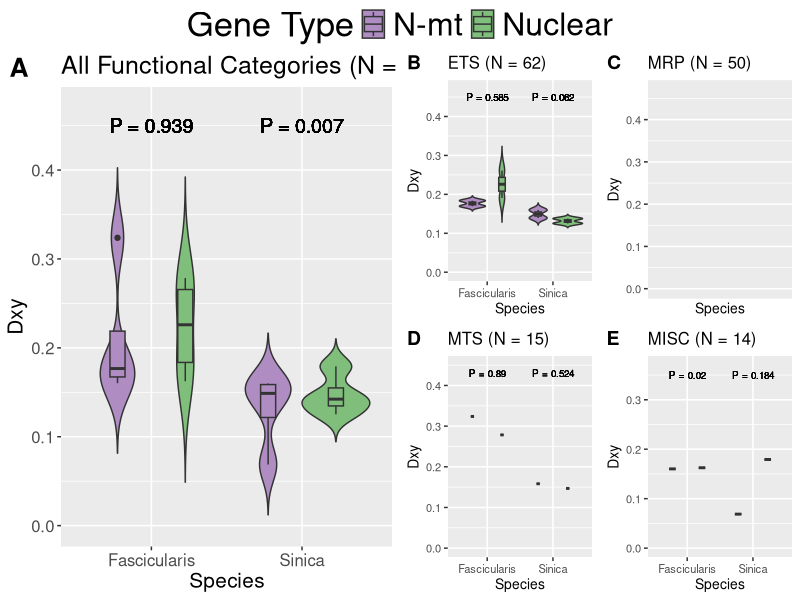

Source code (R): (Note: this script raises an error after producing the figure.)
# This script includes analysis for the manuscript titled:
# Examination of Mitonuclear Conflict in a Macaque Species Exhibiting Mitonuclear Discordance

# It is split into 4 code sections which can be expanded/collapsed in RStudio 
# Expand: either click on the arrow in the gutter or on the icon that overlays the folded code 
# Collapse: click on the arrow in the gutter

# This script can be run on a command line by simply running "Rscript Mitonuclear_Stats_Plots.R"
# in the directory containing the script. 

# If running on RStudio each command can be run individually
# Once all commands are run the script will output figures and statistical results
# to the Figures and Stats directories respectively
# Currently, sourcing the script in RStudio will not produce some figures and results

# The following libraries are necessary for the below analyses
# If running on RStudio then running each line will prompt the user to install the library
library(ggplot2)
library(ggpubr)
library(plyr)
library(dplyr)
library(gridExtra)

# Set working directory according to location of data file if using through RStudio
# Working directory should be set to directory containing the Git Repo
# As of now it assumes the home directory contains the git repo
setwd("~/Desktop/Mitonuclear_Project")

# Read in complete data file for this study
# Also read in a data file containing only paired N-mt and nuclear genes
Gene_Data=read.csv("Gene_Data_ensembl.csv",header=T,stringsAsFactors = T)
Paired_Gene_Data=subset(Gene_Data, (!is.na(Gene_Data[,10])))

# Divergence ---------------------------------------------------------------

# Define a data frame with Dxy statistics between Arctoides and Sinica from paired data
# Then assign names to columns to allow for consistency with Arc-Fas statistics
# Then exclude genes with no Dxy value and genes paired to these
Sin_Dxy_one <- data.frame(Paired_Gene_Data$Sin.Dxy,Paired_Gene_Data$Type,
                      Paired_Gene_Data$Function,
                      Paired_Gene_Data$Pairing,Paired_Gene_Data$Gene,"Sinica")
names(Sin_Dxy_one)<-c("dxy","Type","Category","Pairing","Gene","Comparison")
Sin_Dxy_two <- Sin_Dxy_one[complete.cases(Sin_Dxy_one), ]
Sin_Dxy <- subset(Sin_Dxy_two,duplicated(Sin_Dxy_two$Pairing) | 
                    duplicated(Sin_Dxy_two$Pairing, fromLast=TRUE))

# Perform the steps described above but with Arctoides and Fascicularis data
Fas_Dxy_one <- data.frame(Paired_Gene_Data$Fas.Dxy,Paired_Gene_Data$Type,
                      Paired_Gene_Data$Function,
                      Paired_Gene_Data$Pairing,Paired_Gene_Data$Gene,"Fascicularis")
names(Fas_Dxy_one)<-c("dxy","Type","Category","Pairing","Gene","Comparison")
Fas_Dxy_two <- Fas_Dxy_one[complete.cases(Fas_Dxy_one), ]
Fas_Dxy <- subset(Fas_Dxy_two,duplicated(Fas_Dxy_two$Pairing) | 
                    duplicated(Fas_Dxy_two$Pairing, fromLast=TRUE))

# Combine the above datasets and subset all functional categories
Dxy <- rbind(Sin_Dxy, Fas_Dxy)
ETS=Dxy[Dxy$Category == "ETS", ]
MRP=Dxy[Dxy$Category == "MRP", ]
MTS=Dxy[Dxy$Category == "MTS", ]
MISC=Dxy[Dxy$Category == "MISC", ]
Sin_ETS=Sin_Dxy[Sin_Dxy$Category == "ETS", ]
Sin_MRP=Sin_Dxy[Sin_Dxy$Category == "MRP", ]
Sin_MTS=Sin_Dxy[Sin_Dxy$Category == "MTS", ]
Sin_MISC=Sin_Dxy[Sin_Dxy$Category == "MISC", ]
Fas_ETS=Fas_Dxy[Fas_Dxy$Category == "ETS", ]
Fas_MRP=Fas_Dxy[Fas_Dxy$Category == "MRP", ]
Fas_MTS=Fas_Dxy[Fas_Dxy$Category == "MTS", ]
Fas_MISC=Fas_Dxy[Fas_Dxy$Category == "MISC", ]

# Plot all data with titles, x (Sinica or Fascicularis) and y (Dxy values) labels, 
# and colors (N-mt and Nuclear) filling in violin plots 
ALL_plot <- ggplot(Dxy, aes(x=Comparison, y=dxy, fill = Type)) + ylim(0,0.47) +
  labs(title="All Functional Categories (N = 141)", x ="Species", y="Dxy") +
  geom_violin(trim=FALSE) + theme(legend.position = "none") +
  theme(legend.title=element_text(size=25)) + theme(legend.text=element_text(size=23)) +
  scale_fill_manual(name = "Gene Type", values=c("#af8dc3","#7fbf7b")) + 
  theme(text = element_text(size=15)) + 
  geom_text(x=1, y=0.45, label="P = 0.939", size=5) + 
  geom_text(x=2, y=0.45, label="P = 0.007", size=5) +
  geom_boxplot(width = 0.2, position = position_dodge(0.9))
ETS_plot <- ggplot(ETS, aes(x=Comparison, y=dxy, fill = Type)) +
  ylim(0,0.47) + labs(title="ETS (N = 62)", x ="Species", y="Dxy") + 
  geom_violin(trim=FALSE) + theme(legend.position = "none") +
  scale_fill_manual(values=c("#af8dc3","#7fbf7b")) +
  theme(text = element_text(size=10)) + 
  geom_text(x=1, y=0.45, label="P = 0.585", size=2.5) + 
  geom_text(x=2, y=0.45, label="P = 0.062", size=2.5) + 
  geom_boxplot(width = 0.2, position = position_dodge(0.9))
MRP_plot <- ggplot(MRP, aes(x=Comparison, y=dxy, fill = Type)) + ylim(0,0.47) +
  labs(title="MRP (N = 50)", x ="Species", y="Dxy") + 
  geom_violin(trim=FALSE) + theme(legend.position = "none") +
  scale_fill_manual(name = "Gene Type", values=c("#af8dc3","#7fbf7b")) +
  theme(text = element_text(size=10)) + 
  geom_text(x=1, y=0.45, label="P = 0.569", size=2.5) + 
  geom_text(x=2, y=0.45, label="P = 0.189", size=2.5) + 
  geom_boxplot(width = 0.15, position = position_dodge(0.9))
MTS_plot <- ggplot(MTS, aes(x=Comparison, y=dxy, fill = Type)) +
  labs(title="MTS (N = 15)", x ="Species", y="Dxy") + ylim(0,0.45) +
  geom_violin(trim=FALSE) + theme(legend.position = "none") +
  scale_fill_manual(name = "Gene Type", values=c("#af8dc3","#7fbf7b")) +
  theme(text = element_text(size=10)) +
  geom_text(x=1, y=0.43, label="P = 0.89", size=2.5) +
  geom_text(x=2, y=0.43, label="P = 0.524", size=2.5) +
  geom_boxplot(width = 0.1, position = position_dodge(0.9))
MISC_plot <- ggplot(MISC, aes(x=Comparison, y=dxy, fill = Type)) + ylim(0,0.37) +
  labs(title="MISC (N = 14)", x ="Species", y="Dxy") + 
  geom_violin(trim=FALSE) + theme(legend.position = "none") +
  scale_fill_manual(name = "Gene Type", values=c("#af8dc3","#7fbf7b")) +
  theme(text = element_text(size=10)) +
  geom_text(x=1, y=0.35, label="P = 0.02", size=2.5) +
  geom_text(x=2, y=0.35, label="P = 0.184", size=2.5) +
  geom_boxplot(width = 0.2, position = position_dodge(0.9))

# Create legend using info from ALL_plot above
ALL_legend <- get_legend(ALL_plot, position = "bottom")

# Combine all plots defined above and add labels, output plot as png
#png("Figure2.png",res=300,height = 6,width = 10,units="in", pointsize=1)
ggarrange(ALL_plot,
          ggarrange(ETS_plot,MRP_plot,MTS_plot,MISC_plot,
                    labels = c("B", "C", "D","E"), font.label = list(size = 14),
                    ncol = 2, nrow = 2), labels="A", font.label = list(size = 19), 
          legend.grob = ALL_legend)
#dev.off()



# Conduct Wilcoxon Rank-Sum tests on all genes as well as category subsets
# and print these out as a single text file
# Expectation for Sinica Dxy is N-mt greater than nuclear
# Expectation for Fascicularis Dxy is the opposite
sink("Dxy_Wilcoxon_results.txt")
print("Dxy between Sinica and Arctoides for all paired genes")
wilcox.test(dxy ~ Type, data=Sin_Dxy, alternative="two.sided", paired=TRUE)
print("Dxy between Sinica and Arctoides for paired ETS genes")
wilcox.test(dxy ~ Type, data=Sin_ETS, alternative="two.sided", paired=TRUE)
print("Dxy between Sinica and Arctoides for paired MRP genes")
wilcox.test(dxy ~ Type, data=Sin_MRP, alternative="two.sided", paired=TRUE)
print("Dxy between Sinica and Arctoides for paired MTS genes")
wilcox.test(dxy ~ Type, data=Sin_MTS, alternative="two.sided", paired=TRUE)
print("Dxy between Sinica and Arctoides for paired MISC genes")
wilcox.test(dxy ~ Type, data=Sin_MISC, alternative="two.sided", paired=TRUE)
print("Dxy between Fascicularis and Arctoides for all paired genes")
wilcox.test(dxy ~ Type, data=Fas_Dxy, alternative="two.sided", paired=TRUE)
print("Dxy between Fascicularis and Arctoides for paired ETS genes")
wilcox.test(dxy ~ Type, data=Fas_ETS, alternative="two.sided", paired=TRUE)
print("Dxy between Fascicularis and Arctoides for paired MRP genes")
wilcox.test(dxy ~ Type, data=Fas_MRP, alternative="two.sided", paired=TRUE)
print("Dxy between Fascicularis and Arctoides for paired MTS genes")
wilcox.test(dxy ~ Type, data=Fas_MTS, alternative="two.sided", paired=TRUE)
print("Dxy between Fascicularis and Arctoides for paired MISC genes")
wilcox.test(dxy ~ Type, data=Fas_MISC, alternative="two.sided", paired=TRUE)
sink()

# Introgression -----------------------------------------------------------

# Define a data frame with fdM statistics from paired data
# Then exclude genes with no fdM value and genes paired to these
Fdm_one <- data.frame(Paired_Gene_Data$fdM,Paired_Gene_Data$Type,
                          Paired_Gene_Data$Function,
                          Paired_Gene_Data$Pairing,Paired_Gene_Data$Gene)
Fdm_two <- Fdm_one[complete.cases(Fdm_one), ]
Fdm <- subset(Fdm_two,duplicated(Fdm_two$Paired_Gene_Data.Pairing) | 
                    duplicated(Fdm_two$Paired_Gene_Data.Pairing, fromLast=TRUE))

# Subset all functional categories and obtain means for N-mt and nuclear genes
Fdm_ETS=Fdm[Fdm$Paired_Gene_Data.Function == "ETS", ]
Fdm_MRP=Fdm[Fdm$Paired_Gene_Data.Function == "MRP", ]
Fdm_MTS=Fdm[Fdm$Paired_Gene_Data.Function == "MTS", ]
Fdm_MISC=Fdm[Fdm$Paired_Gene_Data.Function == "MISC", ]

mod_ALL.fdm <- ddply(Fdm, "Paired_Gene_Data.Type", summarise, grp.mean=mean(Paired_Gene_Data.fdM))
mod_ETS.fdm <- ddply(Fdm_ETS, "Paired_Gene_Data.Type", summarise, grp.mean=mean(Paired_Gene_Data.fdM))
mod_MRP.fdm <- ddply(Fdm_MRP, "Paired_Gene_Data.Type", summarise, grp.mean=mean(Paired_Gene_Data.fdM))
mod_MTS.fdm <- ddply(Fdm_MTS, "Paired_Gene_Data.Type", summarise, grp.mean=mean(Paired_Gene_Data.fdM))
mod_MISC.fdm <- ddply(Fdm_MISC, "Paired_Gene_Data.Type", summarise, grp.mean=mean(Paired_Gene_Data.fdM))

# Plot all data with titles, x (fdM) and y (density) labels, 
# and coloring lines (N-mt and nuclear) in density plots

ALL_fdm_plot <- ggplot(Fdm, aes(x=Paired_Gene_Data.fdM, color=Paired_Gene_Data.Type)) +
  geom_text(x=-0.55, y=2.7, label="P = 0.345", size=5.5, show.legend = FALSE, colour="black") +
  geom_density() + labs(title="All Functional Categories (N = 140)", x="fdM", y = "Density") + theme(legend.position = "none") +
  theme(legend.title=element_text(size=25)) + theme(legend.text=element_text(size=23)) +
  ylim(0,3) + scale_color_manual(name = "Gene Type", values=c("#af8dc3","#7fbf7b")) + 
  geom_vline(data=mod_ALL.fdm, aes(xintercept=grp.mean, color=Paired_Gene_Data.Type), linetype="dashed") + 
  theme(text = element_text(size=15))
ETS_fdm_plot <- ggplot(Fdm_ETS, aes(x=Paired_Gene_Data.fdM, color=Paired_Gene_Data.Type)) +
  geom_density() + labs(title="ETS (N = 62)", x="fdM", y = "Density") + theme(legend.position = "none") +
  ylim(0,3.2) + scale_color_manual(values=c("#af8dc3","#7fbf7b")) + 
  geom_vline(data=mod_ETS.fdm, aes(xintercept=grp.mean, color=Paired_Gene_Data.Type), linetype="dashed") +
  theme(text = element_text(size=10)) + 
  geom_text(x=-0.5, y=2.7, label="P = 0.488", size=3, colour="black")
MRP_fdm_plot <- ggplot(Fdm_MRP, aes(x=Paired_Gene_Data.fdM, color=Paired_Gene_Data.Type)) +
  geom_density() + labs(title="MRP (N = 50)", x="fdM", y = "Density") + theme(legend.position = "none") +
  ylim(0,3) + scale_color_manual(values=c("#af8dc3","#7fbf7b")) + 
  geom_vline(data=mod_MRP.fdm, aes(xintercept=grp.mean, color=Paired_Gene_Data.Type), linetype="dashed") +
  theme(text = element_text(size=10)) +
  geom_text(x=-0.53, y=2.7, label="P = 0.817", size=3, colour="black")
MTS_fdm_plot <- ggplot(Fdm_MTS, aes(x=Paired_Gene_Data.fdM, color=Paired_Gene_Data.Type)) +
  geom_density() + labs(title="MTS (N = 14)", x="fdM", y = "Density") + theme(legend.position = "none") +
  ylim(0,3.5) + scale_color_manual(values=c("#af8dc3","#7fbf7b")) + 
  geom_vline(data=mod_MTS.fdm, aes(xintercept=grp.mean, color=Paired_Gene_Data.Type), linetype="dashed") + 
  theme(text = element_text(size=10)) +
  geom_text(x=-0.4, y=3.2, label="P = 0.463", size=3, colour="black")
MISC_fdm_plot <- ggplot(Fdm_MISC, aes(x=Paired_Gene_Data.fdM, color=Paired_Gene_Data.Type)) +
  geom_density() + labs(title="MISC (N = 14)", x="fdM", y = "Density") + theme(legend.position = "none") +
  ylim(0,3.2) + scale_color_manual(values=c("#af8dc3","#7fbf7b")) + 
  geom_vline(data=mod_MISC.fdm, aes(xintercept=grp.mean, color=Paired_Gene_Data.Type), linetype="dashed") + 
  theme(text = element_text(size=10)) +
  geom_text(x=-0.3, y=3, label="P = 0.217", size=3, colour="black")

# Create legend using info from ALL_fdm_plot above
ALL_fdm_legend <- get_legend(ALL_fdm_plot, position = "bottom")

# Combine all plots defined above and add labels, print out plots as png
#png("Figure3.png",res=300,height = 6,width = 10,units="in",pointsize = 1)
ggarrange(ALL_fdm_plot,
          ggarrange(ETS_fdm_plot,MRP_fdm_plot,MTS_fdm_plot,MISC_fdm_plot,
                    labels = c("B", "C", "D","E"), font.label = list(size = 14),
                    ncol = 2, nrow = 2), labels="A", font.label = list(size = 24), 
          legend.grob = ALL_fdm_legend)
#dev.off()

# Conduct Wilcoxon rank-sum test on combined fdM data and all functional categories
# Expectation is N-mt introgression is more positive than nuclear
# Print out results with titles
sink("fdM_Wilcoxon_results.txt")
print("fdM for all paired genes")
wilcox.test(Paired_Gene_Data.fdM ~ Paired_Gene_Data.Type, data=Fdm, alternative="two.sided", paired=TRUE)
print("fdM for ETS paired genes")
wilcox.test(Paired_Gene_Data.fdM ~ Paired_Gene_Data.Type, data=Fdm_ETS, alternative="two.sided", paired=TRUE)
print("fdM for MRP paired genes")
wilcox.test(Paired_Gene_Data.fdM ~ Paired_Gene_Data.Type, data=Fdm_MRP, alternative="two.sided", paired=TRUE)
print("fdM for MTS paired genes")
wilcox.test(Paired_Gene_Data.fdM ~ Paired_Gene_Data.Type, data=Fdm_MTS, alternative="two.sided", paired=TRUE)
print("fdM for MISC paired genes")
wilcox.test(Paired_Gene_Data.fdM ~ Paired_Gene_Data.Type, data=Fdm_MISC, alternative="two.sided", paired=TRUE)
sink()

mean(Fdm$Paired_Gene_Data.fdM[Fdm$Paired_Gene_Data.Type=="N-mt"])
mean(Fdm$Paired_Gene_Data.fdM[Fdm$Paired_Gene_Data.Type=="Nuclear"])

# Selection ---------------------------------------------------------------

# Define a data frame with dNdS statistics between Arctoides and Silenus
# Then assign names to columns to allow for consistency with other dNdS statistics
# Then exclude genes with no fdM value and nuclear genes
Arc_dNdS_one <- data.frame(Gene_Data$Arc.dN.dS,Gene_Data$Type,
                      Gene_Data$Function,Gene_Data$Gene,"Arctoides")
names(Arc_dNdS_one)<-c("dNdS","Type","Category","Gene","Comparison")
Arc_dNdS_two <- Arc_dNdS_one[complete.cases(Arc_dNdS_one), ]
Arc_dNdS_NMT=Arc_dNdS_two[Arc_dNdS_two$Type == "N-mt", ]
Arc_dNdS_NUC=Arc_dNdS_two[Arc_dNdS_two$Type == "Nuclear", ]

# Perform the steps described above but with Sinica and Silenus data
Sin_dNdS_one <- data.frame(Gene_Data$Sin.dN.dS,Gene_Data$Type,
                       Gene_Data$Function,Gene_Data$Gene,"Sinica")
names(Sin_dNdS_one)<-c("dNdS","Type","Category","Gene","Comparison")
Sin_dNdS_two <- Sin_dNdS_one[complete.cases(Sin_dNdS_one), ]
Sin_dNdS_NMT=Sin_dNdS_two[Sin_dNdS_two$Type == "N-mt", ]
Sin_dNdS_NUC=Sin_dNdS_two[Sin_dNdS_two$Type == "Nuclear", ]

# Perform the steps described above but with Fascicularis and Silenus data
Fas_dNdS_one <- data.frame(Gene_Data$Fas.dN.dS,Gene_Data$Type,
                       Gene_Data$Function,Gene_Data$Gene,"Fascicularis")
names(Fas_dNdS_one)<-c("dNdS","Type","Category","Gene","Comparison")
Fas_dNdS_two <- Fas_dNdS_one[complete.cases(Fas_dNdS_one), ]
Fas_dNdS_NMT=Fas_dNdS_two[Fas_dNdS_two$Type == "N-mt", ]
Fas_dNdS_NUC=Fas_dNdS_two[Fas_dNdS_two$Type == "Nuclear", ]

# Combine the data above
Dnds <- rbind(Arc_dNdS_NMT,Sin_dNdS_NMT, Fas_dNdS_NMT)

# Create a boxplot with three separate boxes for each species pair
# Print out as a png
png("Figure5.png",res=300,height = 3.5,width = 4.5,units="in",pointsize = 10)
boxplot(dNdS~Comparison, data=Dnds, 
        col=c("#fdae61","#d7191c","#2c7bb6"),
        ylab="dN/dS", xlab="",
        ylim=c(0,2.0),
        cex.main=1.8, cex.axis=1.15, cex.lab=1.25)
text(3, 1.75, labels = "P = 0.782", cex=1.5)
text(1.3,1.7, labels = "CARS2", cex=1)
dev.off()

# Conduct ANOVA, and print out summary of results
res.aov <- aov(dNdS ~ Comparison*Type, data = Dnds)
#sink("Stats/dNdS_ANOVA_results.txt")
summary(res.aov)

#TukeyHSD(res.aov)
#sink()

# Define a data frame with Arctoides branch extension
# Then assign names to columns to allow for consistency with other branch extension data
# Then exclude genes with no branch extension data and nuclear genes
# Then include only genes with a majority Arc-Sin topology
Sin_Branches_one=data.frame(Gene_Data$Arc.Sin,Gene_Data$ChiSquare,Gene_Data$Extension,Gene_Data$Type,
                        Gene_Data$Function,Gene_Data$Gene,"Sinica")
names(Sin_Branches_one)<-c("Topo","ChiSquare","Extension","Type","Category","Gene","Comparison")
Sin_Branches_two <- Sin_Branches_one[complete.cases(Sin_Branches_one), ]
Sin_Branches_three=Sin_Branches_two[Sin_Branches_two$Type == "N-mt", ]
Sin_Branches=Sin_Branches_three[which(Sin_Branches_three[,1]>0.5),]

# Perform the steps described above but with Arc-Fas topology
Fas_Branches_one=data.frame(Gene_Data$Arc.Fas,Gene_Data$ChiSquare,Gene_Data$Extension,Gene_Data$Type,
                            Gene_Data$Function,Gene_Data$Gene,"Fascicularis")
names(Fas_Branches_one)<-c("Topo","ChiSquare","Extension","Type","Category","Gene","Comparison")
Fas_Branches_two <- Fas_Branches_one[complete.cases(Fas_Branches_one), ]
Fas_Branches_three=Fas_Branches_two[Fas_Branches_two$Type == "N-mt", ]
Fas_Branches=Fas_Branches_three[which(Fas_Branches_three[,1]>0.5),]

# Combine the data above then create a table of based on majority topology and
# branch extension. Then make this table look clean and print out as png
Branches=rbind(Sin_Branches, Fas_Branches)
#Branches_table=table(Branches$Comparison, Branches$Extension)

wilcox.test(ChiSquare ~ Comparison, data=Branches, alternative="two.sided", paired=FALSE)

#png("Figures/Branch_Table.png",res=300,height = 3.5,width = 4.5,units="in",pointsize = 10)
#grid.table(Branches_table)
#dev.off()

# Conduct a Fisher's Exact test where the hypothesis is that there is a greater amount of 
# extended branch lengths in Arc-Sin topology data, and print out as text file
#sink("Stats/Branch_Exact_results.txt")
#fisher.test(Branches_table, alternative = "greater")
#sink()

# Recombination -----------------------------------------------------------

# Define a data frame with recombination and fdM statistics
# Then assign names to columns to allow for consistency with other statistics
# Then exclude genes with no fdM or recombination values
# Then only include genes with majority Arc-Sin topology
Sin_Recom_one=data.frame(Gene_Data$Arc.Sin,Gene_Data$Recombination,Gene_Data$fdM,
                         Gene_Data$Type,Gene_Data$Function,Gene_Data$Gene,"Sinica")
names(Sin_Recom_one)<-c("Topo","Recombination","fdM","Type","Category","Gene","Comparison")
Sin_Recom_two <- Sin_Recom_one[complete.cases(Sin_Recom_one), ]
Sin_Recom_three=Sin_Recom_two[Sin_Recom_two$Type == "N-mt", ]
Sin_Recom=Sin_Recom_three[which(Sin_Recom_three[,1]>0.5),]

# Create table from above data and compute linear regression
Sin_table = table(Sin_Recom$Recombination, Sin_Recom$fdM)
SinMod <- lm(formula = Sin_Recom$Recombination ~ Sin_Recom$fdM)

# Perform the steps described above but with Arc-Fas topology genes
Fas_Recom_one=data.frame(Gene_Data$Arc.Fas,Gene_Data$Recombination,Gene_Data$fdM,
                         Gene_Data$Type,Gene_Data$Function,Gene_Data$Gene,"Fascicularis")
names(Fas_Recom_one)<-c("Topo","Recombination","fdM","Type","Category","Gene","Comparison")
Fas_Recom_two <- Fas_Recom_one[complete.cases(Fas_Recom_one), ]
Fas_Recom_three=Fas_Recom_two[Fas_Recom_two$Type == "N-mt", ]
Fas_Recom=Fas_Recom_three[which(Fas_Recom_three[,1]>0.5),]

Fas_table = table(Fas_Recom$Recombination, Fas_Recom$fdM)
FasMod <- lm(formula = Fas_Recom$Recombination ~ Fas_Recom$fdM)

# Summarize linear refgression and print out results
#sink("Stats/Recombination_fdM_Regression_results.txt")
print("Arc-Sin Topology CM/Mb-fdM Regression")
summary(SinMod)
print("Arc-Fas Topology CM/Mb-fdM Regression")
summary(FasMod)
#sink()

# Create expressions to paste over coming scatter plots
Sin_expression <- expression(paste("N = 104, ","P = 0.321, ",R^2," = -6e-05"))
Fas_expression <- expression(paste("N = 16, ","P = 0.624, ",R^2," = -0.053"))

# Create scatter plots with labeled x (recombination) and y (fdM) axes
# Paste text over the scatter plots including the above expressions
# Print out scatter plots as png
png("Figure4.png",res=300,height = 6,width = 10,units="in",pointsize = 10)
par(mar = c(5.1, 5.1, 4.1, 2.1), mfrow=c(1,2))
scatter.smooth(x=Sin_Recom$Recombination, y=Sin_Recom$fdM,
               pch = 19,
               col=c("#af8dc3"),
               xlab='Recombination Rate (cM/Mb)',
               ylab="fdM",
               cex.lab=2.3, cex.axis=2)
text(4, 0.025, labels = "A", cex=3)
text(2.5, -0.57, labels = Sin_expression, cex=1.5)
scatter.smooth(x=Fas_Recom$Recombination, y=Fas_Recom$fdM,
               pch = 19,
               col=c("#af8dc3"),
               xlab='Recombination Rate (cM/Mb)',
               ylab="",
               cex.lab=2.3, cex.axis=2)
text(1.5, 0.3, labels = "B",cex=3)
text(0.75, -0.05, labels = Fas_expression, cex=1.5)
dev.off()
